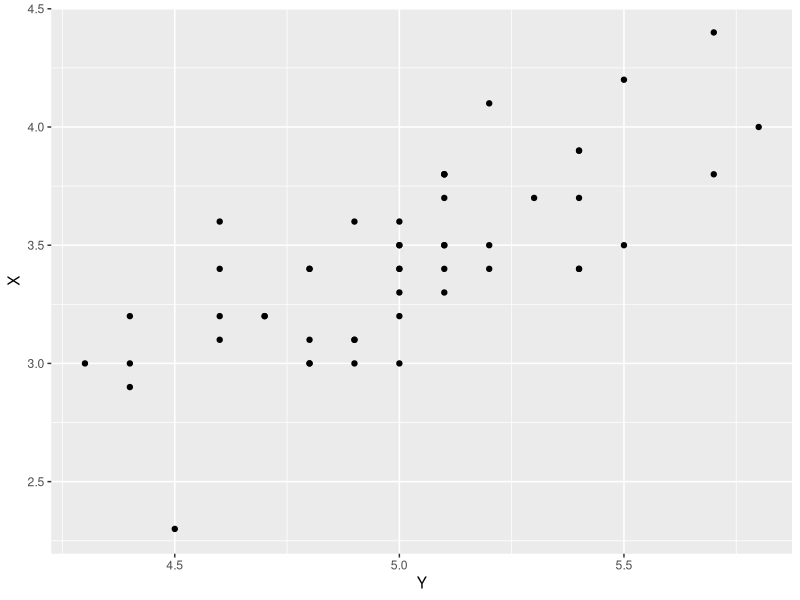
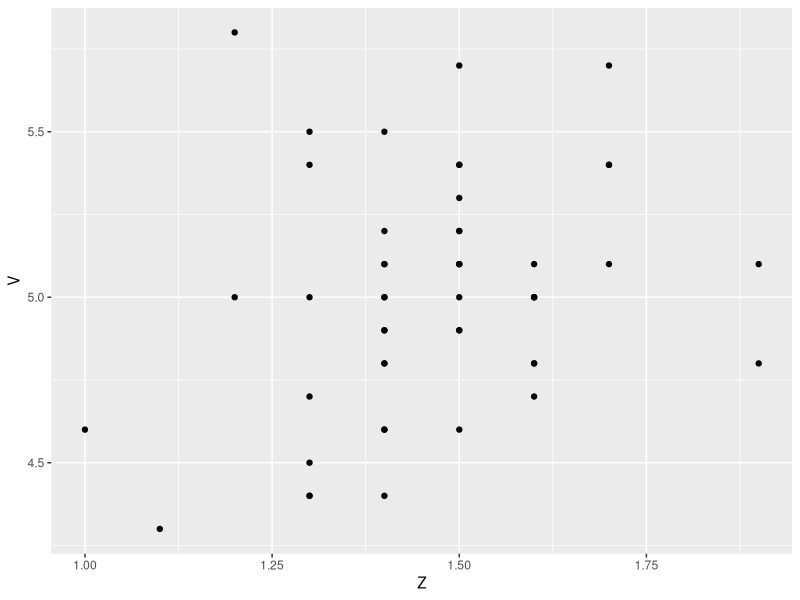

Write R code to recreate these figures, in order.
library(ggplot2)

setosa_data <- iris[iris$Species == 'setosa', ]
head(setosa_data)

X = setosa_data$Sepal.Width
Y = setosa_data$Sepal.Length
mean_X = mean(X)
mean_y = mean(Y)

sd_X = var(X)^{0.5}
sd_Y = var(Y)^{0.5}

corX_Y = cor(X,Y)

Z = setosa_data$Petal.Length
V = setosa_data$Sepal.Length

corZ_V = cor(Z,V)

versicolor_data <- iris[iris$Species == 'versicolor', ]
head(versicolor_data)
print(cor(versicolor_data$Petal.Length, versicolor_data$Sepal.Length))

ggplot(setosa_data, aes(x = Y, y = X)) +
  geom_point()

ggplot(setosa_data, aes(x = Z, y = V)) +
  geom_point()